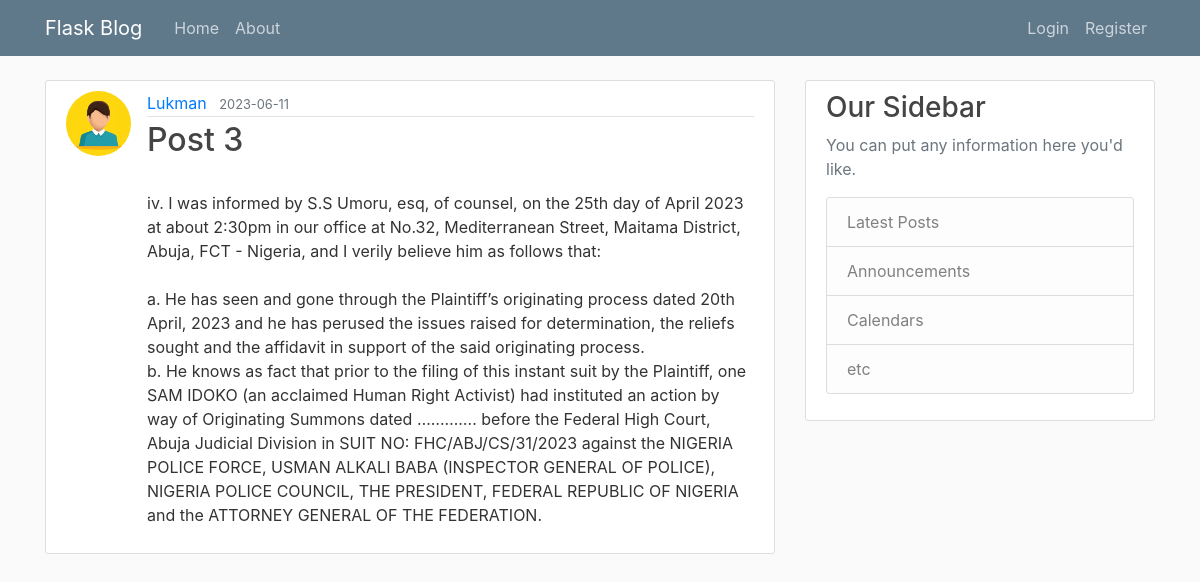
Screenshot of /post/3 with the database file from the repository.
### flaskblog/models.py (models this page shows)
class User(db.Model, UserMixin):
    id = db.Column(db.Integer, primary_key=True)
    username = db.Column(db.String(20), unique=True, nullable=False)
    email = db.Column(db.String(120), unique=True, nullable=False)
    image_file = db.Column(db.String(20), nullable=False, default='default.jpg')
    password = db.Column(db.String(60), nullable=False)
    '''this user model has relationship with the post
    backref can be used to get the user who created
    the post'''
    posts = db.relationship('Post', backref='author', lazy=True)

class Post(db.Model):
    id = db.Column(db.Integer, primary_key=True)
    title = db.Column(db.String(100), nullable=False)
    date_posted = db.Column(db.DateTime, nullable=False, default=datetime.utcnow)
    content = db.Column(db.Text, nullable=False)
    user_id = db.Column(db.Integer, db.ForeignKey('user.id'), nullable=False)

### flaskblog/routes.py (the view)
@app.route('/post/<int:post_id>')
def post(post_id):
    post = Post.query.get_or_404(post_id)
    return render_template('post.html', title=post.title, post=post)

### flaskblog/templates/post.html (shortened to what this page needs)
{% extends 'layout.html' %}
{% block content %}
<article class="media content-section">
    <img class="rounded-circle article-img" src="{{ url_for('static', filename='profile_pics/'
     + post.author.image_file) }}">
<div class="mdeia-body">
   <div class="article-metadata">
   <a href="{{ url_for('user_posts', username=post.author.username) }}" class="mr-2">{{ post.author.username }}</a>
   <small class="text-muted">{{ post.date_posted.strftime('%Y-%m-%d') }}</small>
</div>
<h2 class="article-title">{{ post.title }}</h2>
<p class="article-content">{{ post.content }}</p>
</div>
</article>
{% endblock %}

### flaskblog/static/css/main.css (style rules this page uses)
body { background: #fafafa; color: #333333; margin-top: 5rem; }
h1, h2, h3, h4, h5, h6 { color: #444444; }
.content-section { background: #ffffff; padding: 10px 20px; border: 1px solid #dddddd; border-radius: 3px; margin-bottom: 20px; }
.article-title { color: #444444; }
.article-content { white-space: pre-line; }
.article-img { height: 65px; width: 65px; margin-right: 16px; }
.article-metadata { padding-bottom: 1px; margin-bottom: 4px; border-bottom: 1px solid #e3e3e3 }

### rows the page displays
User: image_file (placeholder picture), author.username "Lukman"
Post: date_posted "2023-06-11", title "Post 3", content "iv. I was informed by S.S Umoru, esq, of counsel, on the 25th day of April 2023 at about 2:30pm in our office at No.32, Mediterranean Street, Maitama District, Abuja, FCT - Nigeria, and I verily believe him as follows that: a. He has seen and gone through the Plaintiff’s originating process dated 20th April, 2023 and he has perused the issues raised for determination, the reliefs sought and the affidavit in support of the said originating process. b. He knows as fact that prior to the filing of this instant suit by the Plaintiff, one SAM IDOKO (an acclaimed Human Right Activist) had instituted an action by way of Originating Summons dated …………. before the Federal High Court, Abuja Judicial…"
